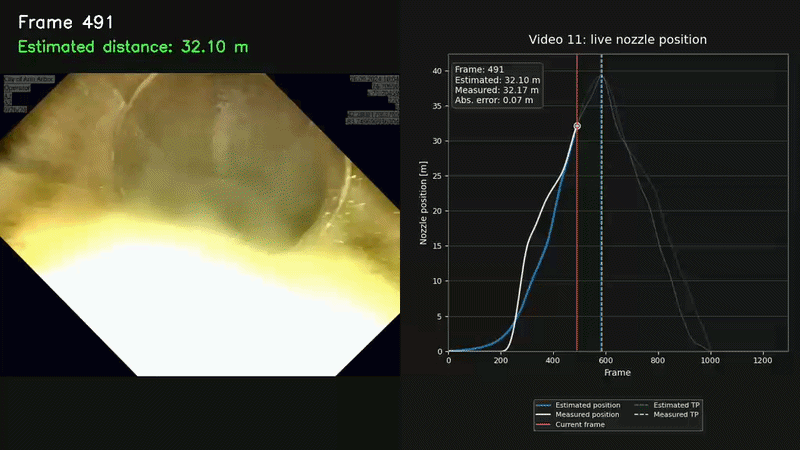
#> input picture mySolution/results/presentation.gif, 800 x 450 px
$ python -i compute_heuristics.py   (imports and definitions only)   (older library calls are emulated)
#> lines starting #> are read from the running program, lines starting #| are printed output that depends on the picture; after the words box and inside, x2 and y2 are one past the last pixel; in counts of white or black regions, pixels touching at a corner belong together
import argparse
import csv
import json
import os
from pathlib import Path

import cv2
import numpy as np


PROJECT_ROOT = Path(__file__).resolve().parents[1]
DEFAULT_FRAME_ROOT = PROJECT_ROOT / "bonus_frame_images"
DEFAULT_OUTPUT_ROOT = PROJECT_ROOT / "mySolution" / "results" / "heuristic_bonus_detector"


# [11 lines left out: function numeric_png_files, not called in this run]


def clamp01(value):
    return float(np.clip(value, 0.0, 1.0))


def ramp(value, low, high):
    if high == low:
        return 0.0
    return clamp01((value - low) / (high - low))


def load_image(path):
#> called with path = 'results/presentation.gif'
    image = cv2.imread(str(path), cv2.IMREAD_COLOR)
#> image is the input picture: shape (450, 800, 3); mean B, G, R 54.4, 68.3, 69
    if image is None:
        raise ValueError(f"Could not read image: {path}")
    return cv2.resize(image, (320, 240), interpolation=cv2.INTER_AREA)


def analyze_frame(path):
    image = load_image(path)
    bgr = image.astype(np.float32) / 255.0
    gray = cv2.cvtColor(image, cv2.COLOR_BGR2GRAY).astype(np.float32) / 255.0
    hsv = cv2.cvtColor(image, cv2.COLOR_BGR2HSV).astype(np.float32)
    hsv[:, :, 0] /= 179.0
    hsv[:, :, 1:] /= 255.0

    center = np.s_[gray.shape[0] // 4 : 3 * gray.shape[0] // 4, gray.shape[1] // 4 : 3 * gray.shape[1] // 4]
    center_gray = gray[center]
    center_hsv = hsv[center]
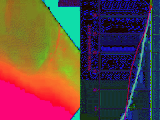
#> center_hsv: shape (120, 160, 3) float32; mean of channels 0, 1, 2 0.273, 0.271, 0.394; drawn as B, G, R

    laplacian = cv2.Laplacian(gray, cv2.CV_32F)
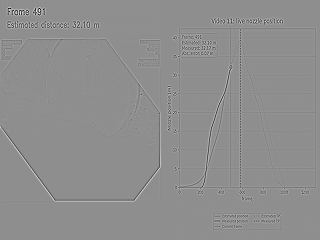
#> laplacian: shape (240, 320) float32; min -2.32, max 1.82, mean 4.72e-05; drawn with min black and max white
    edges = cv2.Canny((gray * 255).astype(np.uint8), 45, 110)
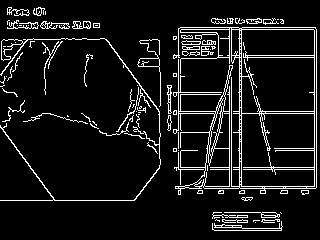
#> edges: shape (240, 320); 8.9% white in thin lines or dots

    brightness = float(np.mean(gray))
#> brightness = 0.262
    contrast = float(np.std(gray))
#> contrast = 0.308
    center_contrast = float(np.std(center_gray))
#> center_contrast = 0.343
    sharpness = float(np.var(laplacian))
#> sharpness = 0.0188
    edge_density = float(np.mean(edges > 0))
#> edge_density = 0.0892
    saturation = float(np.mean(hsv[:, :, 1]))
#> saturation = 0.235

    too_dark = float(np.mean(gray < 0.08))
#> too_dark = 0.261
    too_bright = float(np.mean(gray > 0.92))
#> too_bright = 0.111
    brightness_extreme = max(ramp(too_dark, 0.15, 0.75), ramp(too_bright, 0.15, 0.75))
#> brightness_extreme = 0.185

    contrast_quality = ramp(contrast, 0.06, 0.20)
#> contrast_quality = 1
    center_contrast_quality = ramp(center_contrast, 0.05, 0.18)
#> center_contrast_quality = 1
    sharpness_quality = ramp(sharpness, 0.0008, 0.009)
#> sharpness_quality = 1
    edge_quality = ramp(edge_density, 0.015, 0.08)
#> edge_quality = 1
    brightness_quality = 1.0 - brightness_extreme
#> brightness_quality = 0.815

    visibility_score = clamp01(
        0.28 * contrast_quality
        + 0.22 * center_contrast_quality
        + 0.22 * sharpness_quality
        + 0.18 * edge_quality
        + 0.10 * brightness_quality
    )
#> visibility_score = 0.981

    no_vision_score = clamp01(
        0.35 * (1.0 - contrast_quality)
        + 0.25 * (1.0 - sharpness_quality)
        + 0.20 * (1.0 - edge_quality)
        + 0.20 * brightness_extreme
    )
#> no_vision_score = 0.0371

    hue = hsv[:, :, 0]
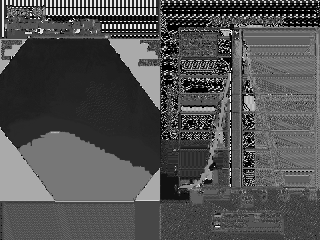
#> hue: shape (240, 320) float32; min 0, max 1, mean 0.32
    sat = hsv[:, :, 1]
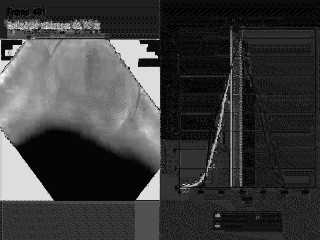
#> sat: shape (240, 320) float32; min 0, max 0.973, mean 0.235
    val = hsv[:, :, 2]
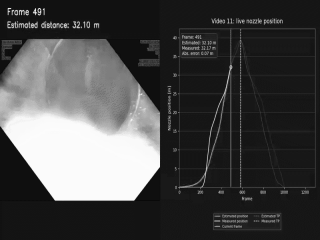
#> val: shape (240, 320) float32; min 0.0353, max 0.988, mean 0.282

    brown_mask = (
        (hue >= 0.04)
        & (hue <= 0.16)
        & (sat >= 0.18)
        & (val >= 0.12)
        & (val <= 0.85)
    )
#> brown_mask: shape (240, 320) bool; 14.4% white; 43 white regions (41 under 20 px), largest, box (x1, y1, x2, y2) and area: (0, 39, 160, 153) 10816, (231, 70, 232, 187) 117
    yellow_mask = (
        (hue > 0.12)
        & (hue <= 0.24)
        & (sat >= 0.14)
        & (val >= 0.18)
        & (val <= 0.95)
    )
#> yellow_mask: shape (240, 320) bool; 12.8% white; 51 white regions (49 under 20 px), largest, box (x1, y1, x2, y2) and area: (0, 39, 160, 156) 9621, (85, 39, 108, 45) 53
    light_deposit_mask = (sat <= 0.24) & (val >= 0.52) & (val <= 0.96)
#> light_deposit_mask: shape (240, 320) bool; 0.51% white in thin lines or dots, all inside (x1, y1, x2, y2) = (8, 8, 281, 222)
    dark_structure_mask = (val <= 0.22) & (sat <= 0.65)
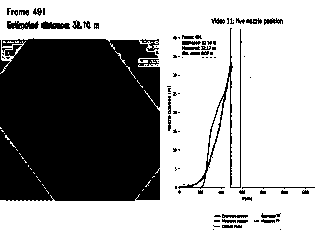
#> dark_structure_mask: shape (240, 320) bool; 63.6% white; 93 black regions (57 under 20 px), largest, box (x1, y1, x2, y2) and area: (0, 38, 160, 201) 25156, (178, 28, 242, 189) 826, (7, 21, 39, 30) 187

    brown_fraction = float(np.mean(brown_mask))
#> brown_fraction = 0.144
    yellow_fraction = float(np.mean(yellow_mask))
#> yellow_fraction = 0.128
    light_deposit_fraction = float(np.mean(light_deposit_mask))
#> light_deposit_fraction = 0.00505
    dark_structure_fraction = float(np.mean(dark_structure_mask & (edges > 0)))
#> dark_structure_fraction = 0.0558

    brown_deposit_score = clamp01(ramp(brown_fraction + yellow_fraction, 0.10, 0.42))
#> brown_deposit_score = 0.536
    light_deposit_score = clamp01(ramp(light_deposit_fraction, 0.20, 0.58))
#> light_deposit_score = 0
    dark_structure_score = clamp01(ramp(dark_structure_fraction, 0.003, 0.025))
#> dark_structure_score = 1
    dirt_deposit_score = clamp01(
        0.50 * brown_deposit_score
        + 0.35 * light_deposit_score
        + 0.15 * dark_structure_score
    )
#> dirt_deposit_score = 0.418

    return {
        "brightness": brightness,
        "contrast": contrast,
        "center_contrast": center_contrast,
        "sharpness": sharpness,
        "edge_density": edge_density,
        "saturation": saturation,
        "visibility_score": visibility_score,
        "no_vision_score": no_vision_score,
        "brown_deposit_score": brown_deposit_score,
        "light_deposit_score": light_deposit_score,
        "dark_structure_score": dark_structure_score,
        "dirt_deposit_score": dirt_deposit_score,
        "brown_fraction": brown_fraction,
        "yellow_fraction": yellow_fraction,
        "light_deposit_fraction": light_deposit_fraction,
        "dark_structure_fraction": dark_structure_fraction,
    }


# [317 lines left out: functions moving_average, add_smoothed_scores, add_anomaly_score, robust_feature_distance, add_inspection_active_score, longest_active_interval and 4 more, not called in this run]


def available_videos(frame_root):
    return sorted(int(path.name) for path in frame_root.iterdir() if path.is_dir() and path.name.isdigit())


# [63 lines left out: functions parse_args, main, not called in this run]


# [2 lines not run here, left out]

>>> result = analyze_frame('results/presentation.gif')
#> result = 16 items
